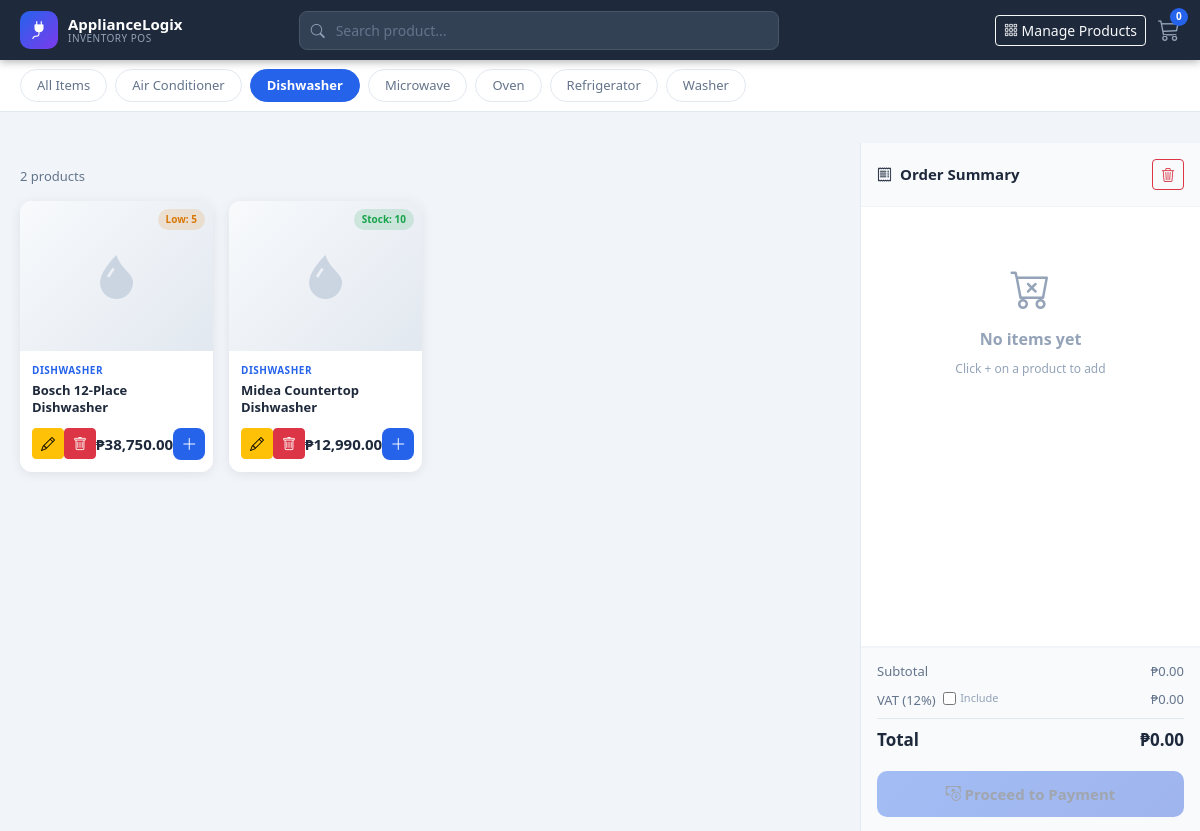
The page /index.php?category=Dishwasher on the database its author committed.
### tables this page shows
CREATE TABLE IF NOT EXISTS products (
    id           INT AUTO_INCREMENT PRIMARY KEY,
    product_name VARCHAR(150)  NOT NULL,
    price        DECIMAL(10,2) NOT NULL DEFAULT 0.00,
    stock        INT           NOT NULL DEFAULT 0,
    categories   VARCHAR(100)  NOT NULL DEFAULT 'Other',
    image        VARCHAR(255)  DEFAULT NULL,
    created_at   TIMESTAMP     DEFAULT CURRENT_TIMESTAMP,
    updated_at   TIMESTAMP     DEFAULT CURRENT_TIMESTAMP ON UPDATE CURRENT_TIMESTAMP
);

### index.php (the view, shortened to what this page needs)
<?php
require_once 'config.php';
$category = trim($_GET['category'] ?? '');
$search   = trim($_GET['search']   ?? '');
$where = []; $params = []; $types = '';
if ($category && $category !== 'All') {
    $where[] = 'categories = ?'; $params[] = $category; $types .= 's';
}
$sql = 'SELECT * FROM products' . ($where ? ' WHERE ' . implode(' AND ', $where) : '') . ' ORDER BY product_name ASC';
$stmt = $conn->prepare($sql);
if ($params) $stmt->bind_param($types, ...$params);
$stmt->execute();
$products = $stmt->get_result()->fetch_all(MYSQLI_ASSOC);
$cats = ['All Items','Air Conditioner','Dishwasher','Microwave','Oven','Refrigerator','Washer'];
?>
<!DOCTYPE html>
<html lang="en">
<head>
<link rel="stylesheet" href="https://cdn.jsdelivr.net/npm/bootstrap@5.3.3/dist/css/bootstrap.min.css">
<link rel="stylesheet" href="https://cdn.jsdelivr.net/npm/bootstrap-icons@1.11.3/font/bootstrap-icons.min.css">
<link rel="stylesheet" href="assets/css/style.css">
</head>
<body>
 <a href="create.php" class="btn btn-primary btn-sm">
</a>
<nav class="top-navbar">
  <div class="navbar-brand-area">
    <div class="brand-icon"><i class="bi bi-plug-fill"></i></div>
    <div class="brand-text">
      <span class="brand-name">ApplianceLogix</span>
      <span class="brand-sub">Inventory POS</span>
    </div>
  </div>
  <div class="navbar-search">
    <div class="search-wrap">
      <i class="bi bi-search search-icon"></i>
      <input type="text" id="searchInput" class="search-input" placeholder="Search product..." value="<?= htmlspecialchars($search) ?>">
    </div>
  </div>
  <div class="navbar-actions">
    <a href="products.php" class="btn btn-outline-light btn-sm">
      <i class="bi bi-grid-3x3-gap"></i> Manage Products
    </a>
    <div class="cart-badge-wrap">
      <i class="bi bi-cart3 cart-icon"></i>
      <span class="cart-count" id="cartCount">0</span>
    </div>
  </div>
</nav>
<div class="cat-bar">
  <?php foreach ($cats as $c):
    $slug = $c === 'All Items' ? 'All' : $c;
    $active = ($category === $slug || ($slug === 'All' && !$category)) ? 'active' : '';
  ?>
  <button class="cat-pill <?= $active ?>" data-cat="<?= $slug ?>"><?= $c ?></button>
  <?php endforeach; ?>
</div>
<div class="pos-layout">
  <div class="products-area">
    <div class="products-header">
      <span class="results-label" id="resultsLabel"><?= count($products) ?> product<?= count($products) !== 1 ? 's' : '' ?></span>
    </div>
    <div class="products-grid" id="productsGrid">
      <?php foreach ($products as $p):
        $imgSrc = $p['image'] && file_exists($p['image']) ? htmlspecialchars($p['image']) : '';
        $outOfStock = $p['stock'] <= 0;
      ?>
      <div class="product-card <?= $outOfStock ? 'out-of-stock' : '' ?>"
           data-id="<?= $p['id'] ?>"
           data-name="<?= htmlspecialchars($p['product_name'], ENT_QUOTES) ?>"
           data-price="<?= $p['price'] ?>"
           data-stock="<?= $p['stock'] ?>"
           data-cat="<?= htmlspecialchars($p['categories']) ?>">
        <div class="card-img-wrap">
          <?php if ($imgSrc): ?>
            <img src="<?= $imgSrc ?>" alt="<?= htmlspecialchars($p['product_name']) ?>">
          <?php else: ?>
            <div class="card-img-placeholder">
              <?php
                $icons = ['Air Conditioner'=>'bi-wind','Dishwasher'=>'bi-droplet-fill',
                          'Microwave'=>'bi-broadcast','Oven'=>'bi-fire',
                          'Refrigerator'=>'bi-thermometer-snow','Washer'=>'bi-arrow-repeat'];
                $icon = $icons[$p['categories']] ?? 'bi-plug-fill';
              ?>
              <i class="bi <?= $icon ?>"></i>
            </div>
          <?php endif; ?>
          <div class="stock-badge <?= $p['stock'] <= 5 ? ($outOfStock ? 'badge-out' : 'badge-low') : 'badge-ok' ?>">
            <?= $outOfStock ? 'Out of Stock' : ($p['stock'] <= 5 ? 'Low: '.$p['stock'] : 'Stock: '.$p['stock']) ?>
          </div>
        </div>
        <div class="card-body-custom">
          <div class="cat-tag"><?= htmlspecialchars($p['categories']) ?></div>
          <h6 class="product-name"><?= htmlspecialchars($p['product_name']) ?></h6>
          <div class="price-row">
            <a href="edit.php?id=<?= $p['id'] ?>" class="btn btn-warning btn-sm">
  <i class="bi bi-pencil"></i>
</a>
<a href="delete.php?id=<?= $p['id'] ?>"
   class="btn btn-danger btn-sm"
   onclick="return confirm('Delete this item?');">
  <i class="bi bi-trash"></i>
</a>
            <span class="price">₱<?= number_format($p['price'], 2) ?></span>
            <button class="add-btn" <?= $outOfStock ? 'disabled' : '' ?> onclick="addToCart(this)">
              <i class="bi bi-plus-lg"></i>
            </button>
          </div>
        </div>
      </div>
      <?php endforeach; ?>
    </div>
  </div>
  <aside class="order-panel">
    <div class="order-header">
      <i class="bi bi-receipt"></i> Order Summary
      <button class="btn btn-outline-danger btn-sm ms-auto" id="clearCartBtn" onclick="clearCart()">
        <i class="bi bi-trash3"></i>
      </button>
    </div>
    <div class="order-items" id="orderItems">
      <div class="cart-empty" id="cartEmpty">
        <i class="bi bi-cart-x"></i>
        <p>No items yet</p>
        <small>Click + on a product to add</small>
      </div>
    </div>
    <div class="order-footer">
      <div class="summary-row">
        <span>Subtotal</span>
        <span id="subtotal">₱0.00</span>
      </div>
      <div class="summary-row vat-row">
        <span>
          VAT (12%)
          <label class="vat-toggle ms-1">
            <input type="checkbox" id="vatToggle" onchange="recalc()"> <span class="vat-label">Include</span>
          </label>
        </span>
        <span id="vatAmount">₱0.00</span>
      </div>
      <div class="summary-row total-row">
        <span>Total</span>
        <span id="total">₱0.00</span>
      </div>
      <button class="btn btn-pay w-100" id="payBtn" onclick="proceedPayment()" disabled>
        <i class="bi bi-cash-coin"></i> Proceed to Payment
      </button>
    </div>
  </aside>
</div>
</body>
</html>

### rows shown on the page
products: stock "5", categories "DISHWASHER", product_name "Bosch 12-Place Dishwasher", price "38,750.00"
products: stock "10", categories "DISHWASHER", product_name "Midea Countertop Dishwasher", price "12,990.00"

### other values the page prints
$c "All Items"
$c "Air Conditioner"
$c "Dishwasher"
$c "Microwave"
$c "Oven"
$c "Refrigerator"
$c "Washer"
count($products) "2"
